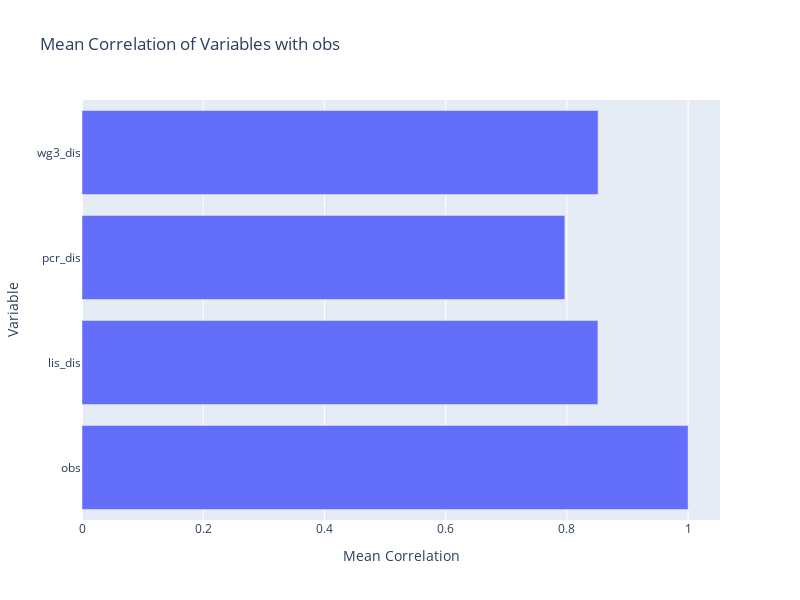

Write notebook code for a chart like this one.
### Code cell
# Sort the DataFrame in descending order based on mean correlation
fig = px.bar(
    mean_correlation_df,
    x='Mean Correlation',
    y='Variable',
    orientation='h',
    title='Mean Correlation of Variables with obs',
    height=600,
    width=800,
)

fig.show()

### Figure 1 — Plotly figure (JSON) as saved in the notebook; plotly's stock layout.template omitted (floating-point values rounded to 4 significant figures)
{"data": [{"alignmentgroup": "True", "hovertemplate": "Mean Correlation=%{x}<br>Variable=%{y}<extra></extra>", "legendgroup": "", "marker": {"color": "#636efa", "pattern": {"shape": ""}}, "name": "", "offsetgroup": "", "orientation": "h", "showlegend": false, "textposition": "auto", "type": "bar", "x": [1, 0.8511, 0.7966, 0.8515], "xaxis": "x", "y": ["obs", "lis_dis", "pcr_dis", "wg3_dis"], "yaxis": "y"}], "layout": {"barmode": "relative", "height": 600, "legend": {"tracegroupgap": 0}, "title": {"text": "Mean Correlation of Variables with obs"}, "width": 800, "xaxis": {"anchor": "y", "autorange": true, "domain": [0, 1], "range": [0, 1.053], "title": {"text": "Mean Correlation"}, "type": "linear"}, "yaxis": {"anchor": "x", "autorange": true, "domain": [0, 1], "range": [-0.5, 3.5], "title": {"text": "Variable"}, "type": "category"}}}
